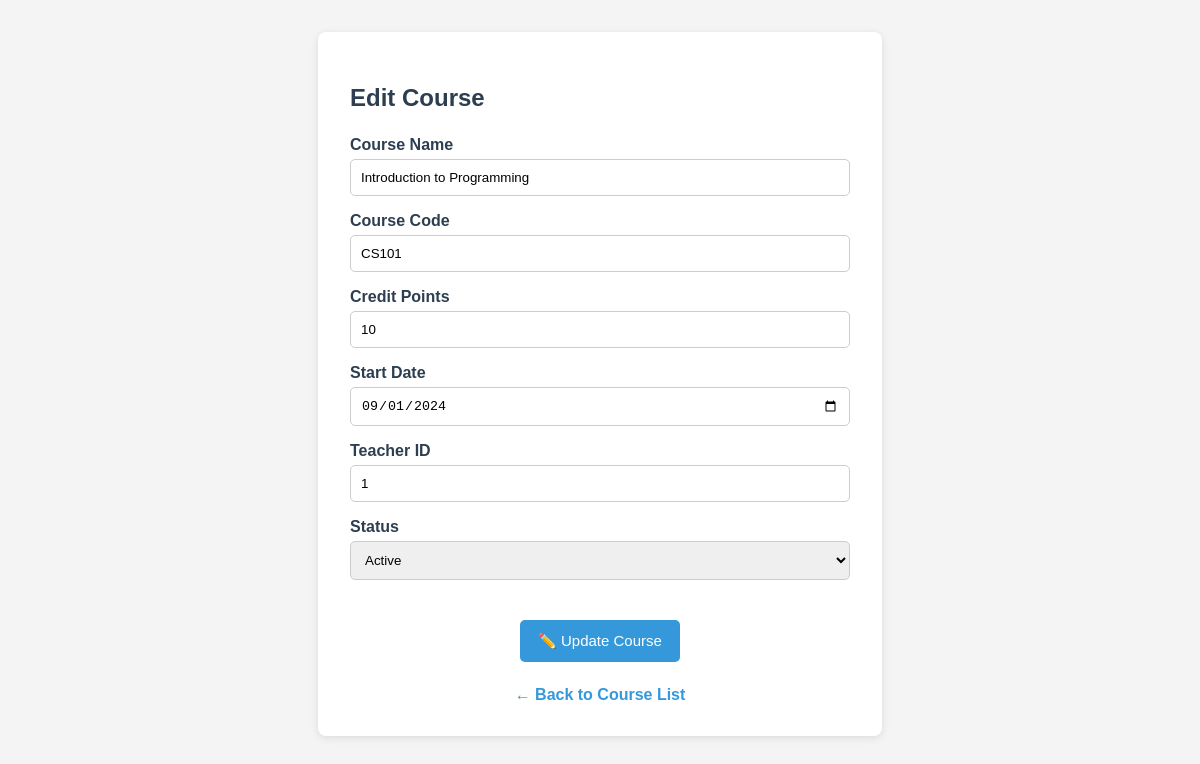
The page /04_Course_management/edit.php?id=9 on the database its author committed.
### tables this page shows
CREATE TABLE `course` (
  `CourseID` int(11) NOT NULL COMMENT 'Auto-incremented unique identifier for each course',
  `CourseName` varchar(100) DEFAULT NULL COMMENT 'Full name of the course',
  `CourseCode` varchar(20) NOT NULL COMMENT 'Unique short code ',
  `CreditPoints` int(10) DEFAULT NULL COMMENT 'Number of credit points awarded for completing the course',
  `StartDate` date NOT NULL COMMENT 'The date of course officially started.',
  `IsActive` tinyint(1) NOT NULL COMMENT 'True if the course is currently active',
  `TeacherID` int(11) DEFAULT NULL
);

### models/course.php (called while the page is built, shortened)
<?php
require_once __DIR__ . '/../database/db.php';
class Course
{
    private $conn;
    public function __construct()
    {
        $db = new Database();
        $this->conn = $db->connect();
    }
    public function getById($id){
        $sql= "SELECT * FROM course WHERE CourseID = ?";
        $stmt = $this->conn->prepare($sql);
        $stmt->bind_param("i", $id);
        $stmt->execute();
        $result = $stmt->get_result();
        return $result->fetch_assoc();
    }
}

### database/db.php (called while the page is built)
<?php
class Database {
    private $host = "localhost";
    private $user = "root";
    private $pass = "";
    private $db   = "student_record_system";
    public function connect() {
        return new mysqli($this->host, $this->user, $this->pass, $this->db);
    }
}
?>

### controllers/CourseController.php (called while the page is built, shortened)
<?php
require_once __DIR__ . '/../models/course.php';
class CourseController
{
    private $course;
    public function __construct()
    {
        $this->course = new Course();
    }
    public function edit($id)
    {
        return $this->course->getById($id);
    }
}

### 04_Course_management/edit.php (the view, shortened to what this page needs)
<?php
require_once '../controllers/CourseController.php';
$controller = new CourseController();
$id = $_GET['id'];
$course = $controller->edit($id);
?>
<!DOCTYPE html>
<html lang="en">
<head>
</head>
<body>
    <div class="container">
        <h2>Edit Course</h2>
        <form method="POST">
            <label>Course Name</label>
            <input type="text" name="courseName"
            value="<?= htmlspecialchars($course['CourseName']) ?>">
            <label>Course Code</label>
            <input type="text" name="courseCode"
            value="<?= htmlspecialchars($course['CourseCode']) ?>">
            <label>Credit Points</label>
            <input type="number" name="creditPoints"
            value="<?= htmlspecialchars($course['CreditPoints']) ?>">
            <label>Start Date</label>
            <input type="date" name="startDate"
            value="<?= htmlspecialchars($course['StartDate']) ?>">
            <label>Teacher ID</label>
            <input type="number" name="teacherID"
            value="<?= htmlspecialchars($course['TeacherID']) ?>">
            <label>Status</label>
            <select name="isActive">
                <option value="1" <?= ($course['IsActive'] == 1) ? 'selected' : '' ?>>
                    Active
                </option>
            </select>
            <div class="button-group">
                <button type="submit">✏️ Update Course</button>
            </div>
        </form>
        <div class="back-container">
            <a href="admin.php" class="back-btn">← Back to Course List</a>
        </div>
    </div>
</body>
</html>

### 04_Course_management/edit.php (style rules this page uses)
body { font-family: Arial, sans-serif; background: #f4f4f4; margin: 2rem; }
.container { background: white; max-width: 500px; margin: auto; padding: 2rem; border-radius: 8px; box-shadow: 0 2px 8px rgba(0,0,0,0.1); }
h2 { color: #2c3e50; margin-bottom: 1.5rem; }
input, select { width: 100%; padding: 10px; margin-top: 5px; margin-bottom: 1rem; border: 1px solid #ccc; border-radius: 5px; box-sizing: border-box; }
label { font-weight: bold; color: #2c3e50; }
button { background: #3498db; color: white; border: none; padding: 12px 18px; border-radius: 5px; cursor: pointer; font-size: 15px; }
.button-group { display: flex; justify-content: center; margin-top: 1.5rem; }
.back-container { text-align: center; margin-top: 1.5rem; }
.back-btn { display: inline-block; text-decoration: none; color: #3498db; font-weight: bold; transition: 0.3s; }

### rows shown on the page
course: courseName "Introduction to Programming", courseCode "CS101", creditPoints "10", startDate "09/01/2024", teacherID "1", isActive "Active"
